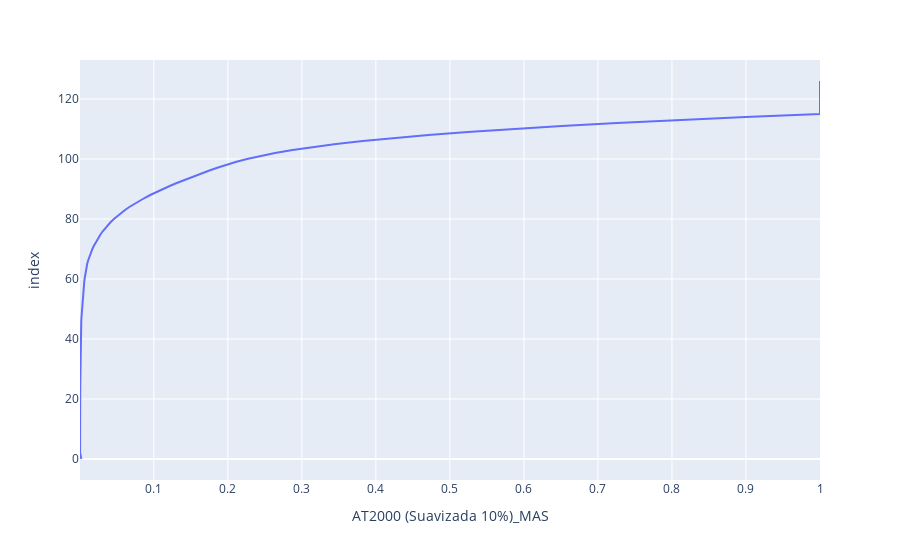

This figure's notebook cell:
### Code cell
import plotly.express as px
np.random.randint(1, 500, size=127)
# Plotando a distribuição do dataframe
fig = px.line(df_tabuas, x='AT2000 (Suavizada 10%)_MAS')
fig.show()
